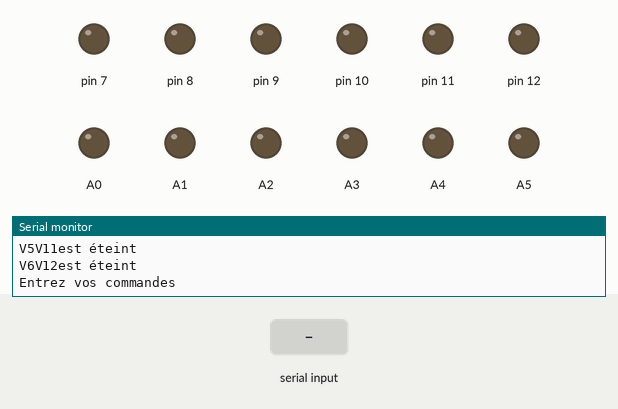
Bench run of a sketch on a simulated Arduino Uno, built with avr-gcc and run on an emulated ATmega328P. On the bench: output pins drawn as LEDs (lit = HIGH), the last lines printed to the serial monitor. The test bench sets the inputs (shaded band).

Above: at 1.2 s.
1.3 s: "1" received over Serial
At 1.7 s:
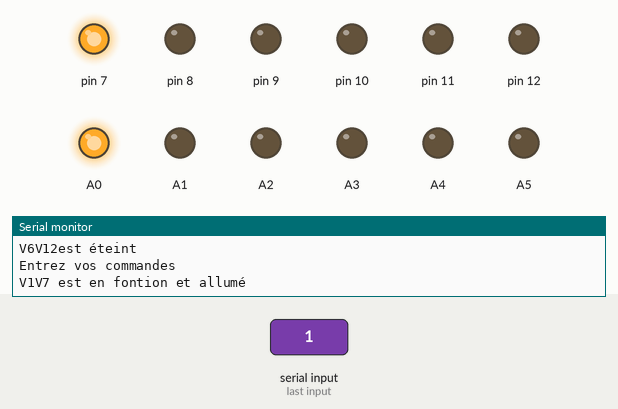
2.8 s: "2" received over Serial
At 4.0 s:
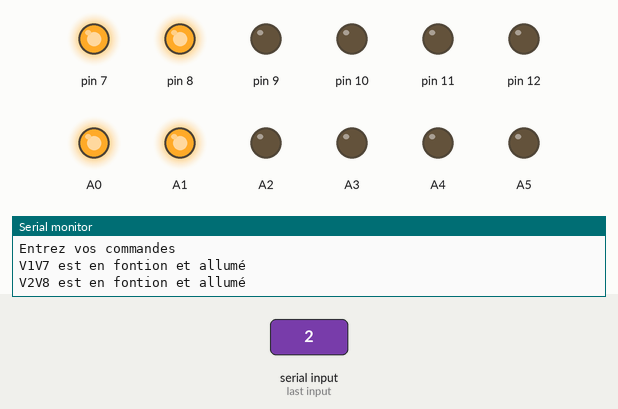
4.3 s: "0" received over Serial
At 5.2 s:
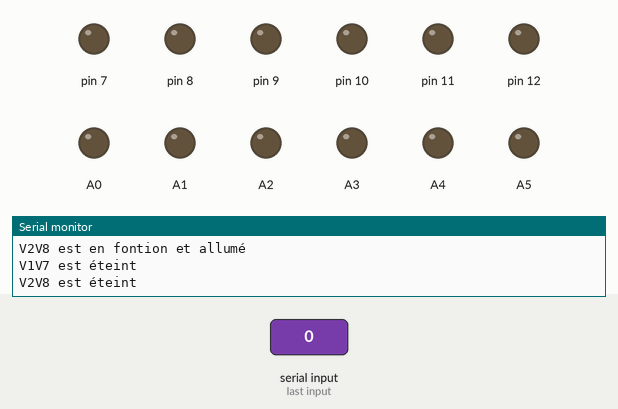
5.8 s: "2" received over Serial
At 6.3 s:
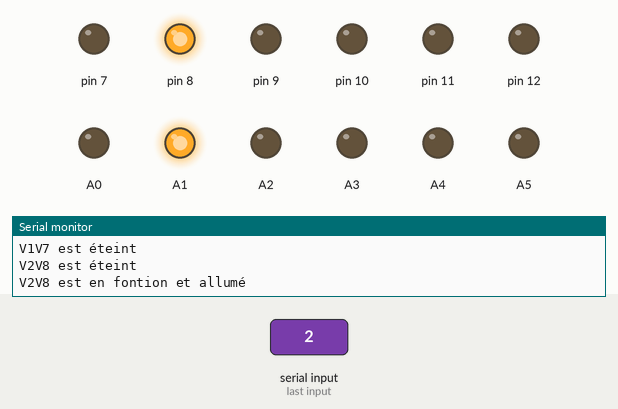
Timing chart, 0 to 8.3 s (numbered marks = the images above; inputs shaded):
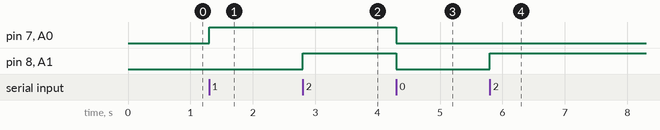

Measured:
- after the input at 1.3 s, pin 7, A0: LOW → HIGH at once
- after the input at 2.8 s, pin 8, A1: LOW → HIGH at once
- after the input at 4.3 s, pin 7, pin 8, A0, A1: HIGH → LOW at once
- after the input at 5.8 s, pin 8, A1: LOW → HIGH at once

The sketch:

Code_diffusion_odeurs.ino
```cpp
// Commande de 12 ventilateurs
// Commandes : 1 à 6 pour actionner les ventilateurs et 0 pour tout arrêter.
// 1 actionne les ventilateurs V1 et V7,
// 2 actionne V2 et V8,
// 3 actionne V3 et V9,
// 4 actionne V4 et V10,
// 5 actionne V5 et V11,
// et 6 actionne les ventilateurs V6 et V12.
// on peut partager des commande. * pour tout allumer, a pour allumer le groupe A (1,3,5) ou b pour allumer le groupe B (2,4,6)

enum t_etat : uint8_t {ETEINT, EN_FONCTION_ON, EN_FONCTION_OFF};

struct paireVentilateur {
  const char* nom;
  const char* lettresCommande;
  const uint8_t pinVentilateur1;
  const uint8_t pinVentilateur2;
  t_etat etat;
  const unsigned long dureeOn;
  const unsigned long dureeOff;
  unsigned long chrono;

  void appliquerEtat(const t_etat m) {
    etat = m;
    chrono = millis();
    switch (etat) {
      case ETEINT:          digitalWrite(pinVentilateur1, LOW);   digitalWrite(pinVentilateur2, LOW);   Serial.print(nom); Serial.println("est éteint"); break;
      case EN_FONCTION_ON:  digitalWrite(pinVentilateur1, HIGH);  digitalWrite(pinVentilateur2, HIGH);  Serial.print(nom); Serial.println("est en fontion et allumé"); break;
      case EN_FONCTION_OFF: digitalWrite(pinVentilateur1, LOW);   digitalWrite(pinVentilateur2, LOW);   Serial.print(nom); Serial.println("est en fontion et éteint"); break;
    }
  }

  void begin() {
    pinMode(pinVentilateur1, OUTPUT);
    pinMode(pinVentilateur2, OUTPUT);
    appliquerEtat(etat);
  }

  void executer(const char commandeID) {
    if (commandeID == '0') {                                            // '0' pour éteindre
      if (etat != ETEINT) appliquerEtat(ETEINT);
    } else if (strchr(lettresCommande, commandeID) != nullptr) {        // est-ce une commande connue d'allumage ?
      appliquerEtat(EN_FONCTION_ON);
    }
  }

  void tick() {
    switch (etat) {
      case ETEINT: break;
      case EN_FONCTION_ON:  if (millis() - chrono >= dureeOn)  appliquerEtat(EN_FONCTION_OFF); break;
      case EN_FONCTION_OFF: if (millis() - chrono >= dureeOff) appliquerEtat(EN_FONCTION_ON);  break;
    }
  }
};

paireVentilateur paires[] {
  {"V1V7 ", "1*a",  7, A0, ETEINT, 10000, 10000, 0},
  {"V2V8 ", "2*b",  8, A1, ETEINT, 10000, 10000, 0},
  {"V3V9 ", "3*a",  9, A2, ETEINT, 10000, 10000, 0},
  {"V4V10", "4*b", 10, A3, ETEINT, 10000, 10000, 0},
  {"V5V11", "5*a", 11, A4, ETEINT, 10000, 10000, 0},
  {"V6V12", "6*b", 12, A5, ETEINT, 10000, 10000, 0},
};
const uint8_t nombreDePaires = sizeof paires / sizeof * paires;


void setup() {
  Serial.begin(115200);
  Serial.println(F("\nConfiguration"));
  for (auto& p : paires) p.begin();
  Serial.println(F("\nEntrez vos commandes"));
}

void loop() {

  int commande = Serial.read();
  if (commande != -1)                                         // -1 si rien à lire
    for (auto& p : paires) p.executer((char) commande);

  for (auto& p : paires) p.tick(); // on gère l'état

}
```
